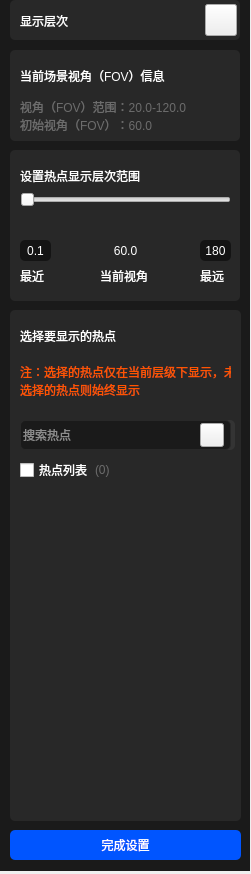
<?xml version="1.0" encoding="UTF-8"?>
<ui version="4.0">
 <class>project_edit_hotpoint_level_setClass</class>
 <widget class="QWidget" name="project_edit_hotpoint_level_setClass">
  <property name="geometry">
   <rect>
    <x>0</x>
    <y>0</y>
    <width>251</width>
    <height>874</height>
   </rect>
  </property>
  <property name="windowTitle">
   <string>project_edit_hotpoint_level_set</string>
  </property>
  <widget class="QPushButton" name="pushButton_filter">
   <property name="geometry">
    <rect>
     <x>187</x>
     <y>426</y>
     <width>18</width>
     <height>18</height>
    </rect>
   </property>
   <property name="text">
    <string/>
   </property>
  </widget>
  <widget class="QListWidget" name="listWidget">
   <property name="geometry">
    <rect>
     <x>5</x>
     <y>490</y>
     <width>251</width>
     <height>321</height>
    </rect>
   </property>
   <property name="styleSheet">
    <string notr="true">background-color: rgba(40, 40, 40,0);
border:0px;</string>
   </property>
  </widget>
  <widget class="QLineEdit" name="lineEdit_search">
   <property name="geometry">
    <rect>
     <x>20</x>
     <y>420</y>
     <width>211</width>
     <height>30</height>
    </rect>
   </property>
   <property name="styleSheet">
    <string notr="true">background-color: rgb(26, 26, 26);
border: 1px solid rgb(40, 40, 40);
border-radius:5px;
color: rgb(255, 255, 255);</string>
   </property>
   <property name="placeholderText">
    <string>搜索热点</string>
   </property>
  </widget>
  <widget class="QLabel" name="label">
   <property name="geometry">
    <rect>
     <x>180</x>
     <y>420</y>
     <width>55</width>
     <height>30</height>
    </rect>
   </property>
   <property name="styleSheet">
    <string notr="true">background-color: rgb(52, 52, 52);
border-radius:5px;</string>
   </property>
   <property name="text">
    <string/>
   </property>
  </widget>
  <widget class="QPushButton" name="pushButton_style">
   <property name="geometry">
    <rect>
     <x>210</x>
     <y>426</y>
     <width>18</width>
     <height>18</height>
    </rect>
   </property>
   <property name="text">
    <string/>
   </property>
  </widget>
  <widget class="QLabel" name="label_bg">
   <property name="geometry">
    <rect>
     <x>0</x>
     <y>0</y>
     <width>250</width>
     <height>871</height>
    </rect>
   </property>
   <property name="styleSheet">
    <string notr="true">background-color: rgb(26, 26, 26);</string>
   </property>
   <property name="text">
    <string/>
   </property>
  </widget>
  <widget class="QLabel" name="label_frontCover_2">
   <property name="geometry">
    <rect>
     <x>10</x>
     <y>0</y>
     <width>230</width>
     <height>40</height>
    </rect>
   </property>
   <property name="styleSheet">
    <string notr="true">background-color: rgb(40, 40, 40);
border-radius:5px;</string>
   </property>
   <property name="text">
    <string/>
   </property>
  </widget>
  <widget class="QLabel" name="label_title_2">
   <property name="geometry">
    <rect>
     <x>20</x>
     <y>5</y>
     <width>121</width>
     <height>31</height>
    </rect>
   </property>
   <property name="styleSheet">
    <string notr="true">color: rgb(255, 255, 255);font: 16pt &quot;微软雅黑&quot;;</string>
   </property>
   <property name="text">
    <string>显示层次</string>
   </property>
  </widget>
  <widget class="QPushButton" name="pushButton_close">
   <property name="geometry">
    <rect>
     <x>205</x>
     <y>4</y>
     <width>32</width>
     <height>32</height>
    </rect>
   </property>
   <property name="styleSheet">
    <string notr="true"/>
   </property>
   <property name="text">
    <string/>
   </property>
  </widget>
  <widget class="QLabel" name="label_bottom_bg">
   <property name="geometry">
    <rect>
     <x>10</x>
     <y>310</y>
     <width>231</width>
     <height>511</height>
    </rect>
   </property>
   <property name="styleSheet">
    <string notr="true">background-color: rgb(40, 40, 40);
border-radius:5px;</string>
   </property>
   <property name="text">
    <string/>
   </property>
  </widget>
  <widget class="QLabel" name="label_frontCover_3">
   <property name="geometry">
    <rect>
     <x>10</x>
     <y>50</y>
     <width>230</width>
     <height>91</height>
    </rect>
   </property>
   <property name="styleSheet">
    <string notr="true">background-color: rgb(40, 40, 40);
border-radius:5px;</string>
   </property>
   <property name="text">
    <string/>
   </property>
  </widget>
  <widget class="QLabel" name="label_frontCover_4">
   <property name="geometry">
    <rect>
     <x>10</x>
     <y>150</y>
     <width>230</width>
     <height>151</height>
    </rect>
   </property>
   <property name="styleSheet">
    <string notr="true">background-color: rgb(40, 40, 40);
border-radius:5px;</string>
   </property>
   <property name="text">
    <string/>
   </property>
  </widget>
  <widget class="QLabel" name="label_3">
   <property name="geometry">
    <rect>
     <x>20</x>
     <y>60</y>
     <width>211</width>
     <height>31</height>
    </rect>
   </property>
   <property name="styleSheet">
    <string notr="true">color: rgb(255, 255, 255);font: 10pt &quot;微软雅黑&quot;;</string>
   </property>
   <property name="text">
    <string>当前场景视角（FOV）信息</string>
   </property>
  </widget>
  <widget class="QLabel" name="label_4">
   <property name="geometry">
    <rect>
     <x>20</x>
     <y>100</y>
     <width>211</width>
     <height>31</height>
    </rect>
   </property>
   <property name="styleSheet">
    <string notr="true">color: rgb(108, 108, 108);font: 8pt &quot;微软雅黑&quot;;</string>
   </property>
   <property name="text">
    <string>视角（FOV）范围：20.0-120.0
初始视角（FOV）：60.0</string>
   </property>
  </widget>
  <widget class="QLabel" name="label_5">
   <property name="geometry">
    <rect>
     <x>20</x>
     <y>160</y>
     <width>211</width>
     <height>31</height>
    </rect>
   </property>
   <property name="styleSheet">
    <string notr="true">color: rgb(255, 255, 255);font: 10pt &quot;微软雅黑&quot;;</string>
   </property>
   <property name="text">
    <string>设置热点显示层次范围</string>
   </property>
  </widget>
  <widget class="MultiPosSlider" name="horizontalSlide">
   <property name="geometry">
    <rect>
     <x>20</x>
     <y>190</y>
     <width>211</width>
     <height>20</height>
    </rect>
   </property>
   <property name="styleSheet">
    <string notr="true"/>
   </property>
   <property name="orientation">
    <enum>Qt::Horizontal</enum>
   </property>
  </widget>
  <widget class="QLabel" name="label_fov_min">
   <property name="geometry">
    <rect>
     <x>20</x>
     <y>240</y>
     <width>31</width>
     <height>21</height>
    </rect>
   </property>
   <property name="styleSheet">
    <string notr="true">background-color: rgb(20, 20, 20);
color: rgb(255, 255, 255);
border-radius:5px;</string>
   </property>
   <property name="text">
    <string>0.1</string>
   </property>
   <property name="alignment">
    <set>Qt::AlignCenter</set>
   </property>
  </widget>
  <widget class="QLabel" name="label_fov_max">
   <property name="geometry">
    <rect>
     <x>200</x>
     <y>240</y>
     <width>31</width>
     <height>21</height>
    </rect>
   </property>
   <property name="styleSheet">
    <string notr="true">background-color: rgb(20, 20, 20);
color: rgb(255, 255, 255);
border-radius:5px;</string>
   </property>
   <property name="text">
    <string>180</string>
   </property>
   <property name="alignment">
    <set>Qt::AlignCenter</set>
   </property>
  </widget>
  <widget class="QLabel" name="label_fov_cut">
   <property name="geometry">
    <rect>
     <x>105</x>
     <y>240</y>
     <width>41</width>
     <height>21</height>
    </rect>
   </property>
   <property name="styleSheet">
    <string notr="true">background-color: rgba(20, 20, 20,0);
color: rgb(255, 255, 255);
border-radius:5px;</string>
   </property>
   <property name="text">
    <string>60.0</string>
   </property>
   <property name="alignment">
    <set>Qt::AlignCenter</set>
   </property>
  </widget>
  <widget class="QLabel" name="label_6">
   <property name="geometry">
    <rect>
     <x>20</x>
     <y>260</y>
     <width>31</width>
     <height>31</height>
    </rect>
   </property>
   <property name="styleSheet">
    <string notr="true">color: rgb(255, 255, 255);font: 10pt &quot;微软雅黑&quot;;</string>
   </property>
   <property name="text">
    <string>最近</string>
   </property>
  </widget>
  <widget class="QLabel" name="label_7">
   <property name="geometry">
    <rect>
     <x>100</x>
     <y>260</y>
     <width>51</width>
     <height>31</height>
    </rect>
   </property>
   <property name="styleSheet">
    <string notr="true">color: rgb(255, 255, 255);font: 10pt &quot;微软雅黑&quot;;</string>
   </property>
   <property name="text">
    <string>当前视角</string>
   </property>
  </widget>
  <widget class="QLabel" name="label_8">
   <property name="geometry">
    <rect>
     <x>200</x>
     <y>260</y>
     <width>31</width>
     <height>31</height>
    </rect>
   </property>
   <property name="styleSheet">
    <string notr="true">color: rgb(255, 255, 255);font: 10pt &quot;微软雅黑&quot;;</string>
   </property>
   <property name="text">
    <string>最远</string>
   </property>
  </widget>
  <widget class="QLabel" name="label_9">
   <property name="geometry">
    <rect>
     <x>20</x>
     <y>320</y>
     <width>211</width>
     <height>31</height>
    </rect>
   </property>
   <property name="styleSheet">
    <string notr="true">color: rgb(255, 255, 255);
font: 10pt &quot;微软雅黑&quot;;</string>
   </property>
   <property name="text">
    <string>选择要显示的热点</string>
   </property>
  </widget>
  <widget class="QLabel" name="label_10">
   <property name="geometry">
    <rect>
     <x>20</x>
     <y>360</y>
     <width>211</width>
     <height>41</height>
    </rect>
   </property>
   <property name="styleSheet">
    <string notr="true">font: 8pt &quot;微软雅黑&quot;;
color: rgb(255, 85, 0);</string>
   </property>
   <property name="text">
    <string>注：选择的热点仅在当前层级下显示，未
选择的热点则始终显示</string>
   </property>
  </widget>
  <widget class="QPushButton" name="pushButton_done">
   <property name="geometry">
    <rect>
     <x>10</x>
     <y>830</y>
     <width>231</width>
     <height>30</height>
    </rect>
   </property>
   <property name="styleSheet">
    <string notr="true">color: rgb(255, 255, 255);
background-color: rgb(0, 85, 255);
border-radius:5px;</string>
   </property>
   <property name="text">
    <string>完成设置</string>
   </property>
  </widget>
  <widget class="QCheckBox" name="checkBox_hpList">
   <property name="geometry">
    <rect>
     <x>20</x>
     <y>460</y>
     <width>71</width>
     <height>20</height>
    </rect>
   </property>
   <property name="styleSheet">
    <string notr="true">color: rgb(255, 255, 255);font: 10pt &quot;微软雅黑&quot;;</string>
   </property>
   <property name="text">
    <string>热点列表</string>
   </property>
  </widget>
  <widget class="QLabel" name="label_iconCount">
   <property name="geometry">
    <rect>
     <x>95</x>
     <y>460</y>
     <width>71</width>
     <height>20</height>
    </rect>
   </property>
   <property name="styleSheet">
    <string notr="true">color: rgb(108, 108, 108);font: 8pt &quot;微软雅黑&quot;;</string>
   </property>
   <property name="text">
    <string>(0)</string>
   </property>
  </widget>
  <widget class="QPushButton" name="pushButton_del">
   <property name="geometry">
    <rect>
     <x>200</x>
     <y>423</y>
     <width>24</width>
     <height>24</height>
    </rect>
   </property>
   <property name="text">
    <string/>
   </property>
  </widget>
  <zorder>label_bg</zorder>
  <zorder>label_bottom_bg</zorder>
  <zorder>listWidget</zorder>
  <zorder>label</zorder>
  <zorder>pushButton_style</zorder>
  <zorder>pushButton_filter</zorder>
  <zorder>label_frontCover_2</zorder>
  <zorder>label_title_2</zorder>
  <zorder>pushButton_close</zorder>
  <zorder>label_frontCover_3</zorder>
  <zorder>label_frontCover_4</zorder>
  <zorder>label_3</zorder>
  <zorder>label_4</zorder>
  <zorder>label_5</zorder>
  <zorder>label_fov_min</zorder>
  <zorder>label_fov_max</zorder>
  <zorder>label_fov_cut</zorder>
  <zorder>label_6</zorder>
  <zorder>label_7</zorder>
  <zorder>label_8</zorder>
  <zorder>label_9</zorder>
  <zorder>label_10</zorder>
  <zorder>pushButton_done</zorder>
  <zorder>horizontalSlide</zorder>
  <zorder>checkBox_hpList</zorder>
  <zorder>label_iconCount</zorder>
  <zorder>lineEdit_search</zorder>
  <zorder>pushButton_del</zorder>
 </widget>
 <layoutdefault spacing="6" margin="11"/>
 <customwidgets>
  <customwidget>
   <class>MultiPosSlider</class>
   <extends>QSlider</extends>
   <header>MultiPosSlider.h</header>
  </customwidget>
 </customwidgets>
 <resources/>
 <connections/>
</ui>
